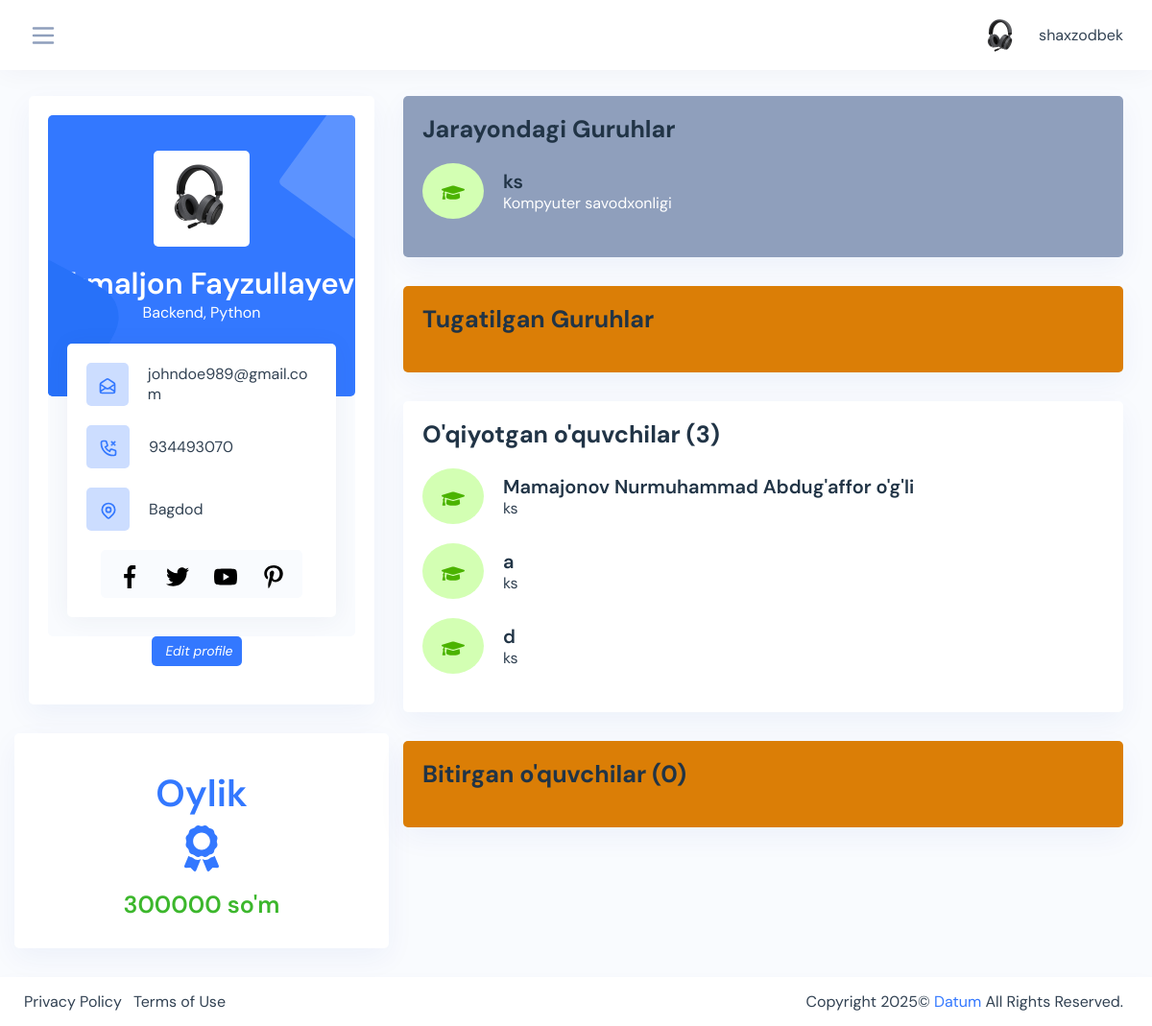
Page /teachers/teacher-profile/ea219ef1-5ec9-42eb-ab0f-8745810ee4ab/ (signed in) on the committed database.
### teachers/models.py (models this page shows, shortened)
class Teacher(models.Model):
    user = models.OneToOneField(User, on_delete=models.CASCADE, blank=True, null=True)
    name = models.CharField(max_length=200, blank=True, null=True)
    profession = models.CharField(max_length=200, blank=True, null=True)
    image = models.ImageField(upload_to='teachers/', blank=True, null=True)
    phone = models.CharField(max_length=200, blank=True, null=True)
    address = models.CharField(max_length=200, blank=True, null=True)
    id = models.UUIDField(default=uuid.uuid4, editable=False, primary_key=True, unique=True)
    created = models.DateTimeField(auto_now_add=True)

### courses/models.py (models this page shows, shortened)
class Group(models.Model):
    CHOISES = (
        ('8:00 - 10:00', '8:00 - 10:00'),
        ('10:00 - 12:00', '10:00 - 12:00'),
        ('12:00 - 14:00', '12:00 - 14:00'),
        ('14:00 - 16:00', '14:00 - 16:00'),
        ('16:00 - 18:00', '16:00 - 18:00'),
    )
    name = models.CharField(max_length=200, blank=True, null=True, unique=True)
    course = models.ForeignKey(Course, on_delete=models.CASCADE, blank=True, null=True)
    room = models.ForeignKey(Room, on_delete=models.CASCADE, blank=True, null=True)
    teacher = models.ForeignKey(Teacher, on_delete=models.CASCADE, blank=True, null=True)
    amount = models.IntegerField(default=200000, blank=True, null=True)
    complete = models.BooleanField(default=False, blank=True, null=True)
    continuity = models.IntegerField(default=1, blank=True, null=True)
    start = models.DateField(auto_created=True, blank=True, null=True)
    finish = models.DateField(auto_created=True, blank=True, null=True)
    room_time = models.CharField(choices=CHOISES, max_length=100,  blank=True, null=True)
    id = models.UUIDField(default=uuid.uuid4, editable=False, primary_key=True, unique=True)
    created = models.DateTimeField(auto_now_add=True)
    updated = models.DateTimeField(auto_now=True)
    def all_students(self):
        sutdents = len(self.student_set.all())
        return sutdents

class Course(models.Model):
    name = models.CharField(max_length=200, blank=True, null=True)
    id = models.UUIDField(default=uuid.uuid4, editable=False, primary_key=True, unique=True)
    created = models.DateTimeField(auto_now_add=True)
    def __str__(self):
        return self.name

### students/models.py (models this page shows, shortened)
class Student(models.Model):
    CHOISES = (
        ('8:00 - 10:00', '8:00 - 10:00'),
        ('10:00 - 12:00', '10:00 - 12:00'),
        ('12:00 - 14:00', '12:00 - 14:00'),
        ('14:00 - 16:00', '14:00 - 16:00'),
        ('16:00 - 18:00', '16:00 - 18:00'),
    )
    name = models.CharField(max_length=200, blank=True, null=True, verbose_name='Ismi familiya *')
    course = models.ForeignKey(Course, on_delete=models.SET_NULL, blank=True, null=True, verbose_name='Kurs *')
    group = models.ForeignKey(Group, on_delete=models.SET_NULL, blank=True, null=True)
    student_time = models.CharField(max_length=200, choices=CHOISES, blank=True, null=True, verbose_name='Vaqt *')
    passport = models.ImageField(upload_to='passports/', blank=True, null=True, verbose_name='Passpost/metrka')
    address = models.CharField(max_length=200, blank=True, null=True)
    phone = models.IntegerField(default=998, blank=True, null=True, verbose_name='Telefon *')
    birthday = models.DateField(blank=True, null=True, verbose_name='Birthday: 0000-00-00')
    finish = models.BooleanField(default=False, blank=True, null=True)
    id = models.BigAutoField(auto_created=True, primary_key=True, serialize=False, verbose_name='ID')
    created = models.DateTimeField(auto_now_add=True)

### teachers/views.py (the view)
# urls.py: path('teacher-profile/<str:pk>/', teacher_profile, name='teacher_profile'),
@login_required(login_url='login')
def teacher_profile(request, pk):
    teacher = Teacher.objects.get(id=pk)
    groups = teacher.group_set.all()
    finished_groups = teacher.group_set.filter(complete=True)
    studying_groups = teacher.group_set.filter(complete=False)
    finished_students = Student.objects.filter(group__teacher=teacher, finish=True)
    studying_students = Student.objects.filter(group__teacher=teacher, finish=False)
    all_students = 0
    summa = 0
    for group in groups:
        all_students += group.all_students()
        for student in group.student_set.filter(finish=False):
            summa += group.amount * 1
    context = {
        'teacher': teacher,
        'summa': int(summa / 100 * 50),
        'all_students': all_students,
        'finished_students':finished_students,
        'studying_students': studying_students,
        'finished_groups':finished_groups,
        'studying_groups':studying_groups
    }
    return render(request, 'teacher-profile.html', context)

### teachers/templates/teacher-profile.html (shortened to what this page needs)
{% extends 'base.html' %}
{% load static %}
{% block content %}
<div class="content-page">
    <div class="container-fluid">
        <div class="row">
            <div class="col-lg-4">
                <div class="card card-block p-card">
                    <div class="profile-box">
                        <div class="profile-card rounded">
                            <img src="{% if teacher.image %} {{ teacher.image.url }} {% else %} {% static 'assets/images/user/1.jpg' %} {% endif %}" alt="profile-bg"
                                 class="avatar-100 rounded d-block mx-auto img-fluid mb-3">
                            <h3 class="font-600 text-white text-center mb-0">{{teacher.name}}</h3>
                            <p class="text-white text-center mb-5">{{teacher.profession}}</p>
                        </div>
                        <div class="pro-content rounded">
                            <div class="d-flex align-items-center mb-3">
                                <div class="p-icon mr-3">
                                </div>
                                <p class="mb-0 eml">johndoe989@gmail.com</p>
                            </div>
                            <div class="d-flex align-items-center mb-3">
                                <div class="p-icon mr-3">
                                </div>
                                <p class="mb-0">{{teacher.phone}}</p>
                            </div>
                            <div class="d-flex align-items-center mb-3">
                                <div class="p-icon mr-3">
                                </div>
                                <p class="mb-0">{{teacher.address}}</p>
                            </div>
                            <div class="d-flex justify-content-center">
                                <div class="social-ic d-inline-flex rounded">
                                    <a href="#">
                                    </a>
                                    <a href="#">
                                    </a>
                                    <a href="#">
                                    </a>
                                    <a href="#">
                                    </a>
                                </div>
                            </div>
                        </div>
                    </div>
                    <div class="text-center table-add float-right mb-3 mr-2">
                        <a href="{% url 'edit_teacher' pk=teacher.id %}" class="btn btn-sm bg-primary">
                            <i class="ri-add-fill"><span class="pl-1">Edit profile</span></i>
                        </a>
                    </div>
                </div>
                <div class="row">
                    <div class="card card-block card-stretch card-height">
                        <div class="card-body text-center">
                            <h2 class="mb-2 mt-3 text-primary">Oylik</h2>
                            <h4 class="mb-2 mt-3 text-success"> {{summa}} so'm </h4>
                        </div>
                    </div>
                </div>
            </div>
            <div class="col-lg-8">
                <div class="card card-block bg-secondary">
                    <div class="card-header pb-0">
                        <div class="header-title">
                            <h4 class="card-title">Jarayondagi Guruhlar</h4>
                        </div>
                    </div>
                    <div class="card-body">
                        <ul class="list-inline p-0 m-0">
                            {% for teacher_group in studying_groups %}
                            <li class="d-flex align-items-center mb-3">
                                <div class="profile-icon iq-icon-box rounded-small bg-success-light svg-danger text-center">
                                </div>
                                <div class="ml-3">
                                    <h5>
                                        <a href="{% url 'group_detail' pk=teacher_group.id %}">{{teacher_group.name}}</a>
                                    </h5>
                                    <p class="mb-0">{{teacher_group.course}}</p>
                                </div>
                            </li>
                            {% endfor %}
                        </ul>
                    </div>
                </div>
                <div class="card card-block bg-warning">
                    <div class="card-header pb-0">
                        <div class="header-title">
                            <h4 class="card-title">Tugatilgan Guruhlar</h4>
                        </div>
                    </div>
                    <div class="card-body">
                    </div>
                </div>
                <div class="card card-block">
                    <div class="card-header pb-0">
                        <div class="header-title">
                            <h4 class="card-title">O'qiyotgan o'quvchilar ({{studying_students.count}})</h4>
                        </div>
                    </div>
                    <div class="card-body">
                        <ul class="list-inline p-0 m-0">
                            {% for student in studying_students %}
                            <li class="d-flex align-items-center mb-3">
                                <div class="profile-icon iq-icon-box rounded-small bg-success-light svg-danger text-center">
                                </div>
                                <div class="ml-3">
                                    <h5><a href="{% url 'student_profile' pk=student.id %}">{{student.name}}</a></h5>
                                    <p class="mb-0">{{student.group.name}}</p>
                                </div>
                            </li>
                            {% endfor %}
                        </ul>
                    </div>
                </div>
                <div class="card card-block bg-warning">
                    <div class="card-header pb-0">
                        <div class="header-title">
                            <h4 class="card-title">Bitirgan o'quvchilar ({{finished_students.count}})</h4>
                        </div>
                    </div>
                    <div class="card-body">
                    </div>
                </div>
            </div>
        </div>
    </div>
</div>
{% endblock content %}

### templates/nav.html (shortened to what this page needs)
{% load static %}
<div class="iq-top-navbar">
    <div class="iq-navbar-custom">
        <nav class="navbar navbar-expand-lg navbar-light p-0">
            <div class="side-menu-bt-sidebar">
                <svg xmlns="http://www.w3.org/2000/svg" class="text-secondary wrapper-menu" width="30"
                     fill="none" viewBox="0 0 24 24" stroke="currentColor">
                    <path stroke-linecap="round" stroke-linejoin="round" stroke-width="2"
                          d="M4 6h16M4 12h16M4 18h16"/>
                </svg>
            </div>
            <div class="d-flex align-items-center">
                <div class="collapse navbar-collapse" id="navbarSupportedContent">
                    <ul class="navbar-nav ml-auto navbar-list align-items-center">
                        <li class="nav-item nav-icon dropdown">
                            <a href="#" class="nav-item nav-icon dropdown-toggle pr-0 search-toggle"
                               id="dropdownMenuButton" data-toggle="dropdown" aria-haspopup="true"
                               aria-expanded="false">
                                <img src="{% static 'assets/images/user/1.jpg' %}" class="img-fluid avatar-rounded"
                                     alt="user">
                                <span class="mb-0 ml-2 user-name">{{ user.username }}</span>
                            </a>
                        </li>
                    </ul>
                </div>
            </div>
        </nav>
    </div>
</div>

### rows in the picture
Teacher: name "Akmaljon Fayzullayev", profession "Backend, Python", phone "934493070", address "Bagdod"
Group: name "ks", course "Kompyuter savodxonligi"
Student: name "Mamajonov Nurmuhammad Abdug'affor o'g'li", group.name "ks"
Student: name "a", group.name "ks"
Student: name "d", group.name "ks"

### other values in the picture
{{ user.username }} "shaxzodbek"
{{ summa }} "300000"
{{ studying_students.count }} "3"
{{ finished_students.count }} "0"
